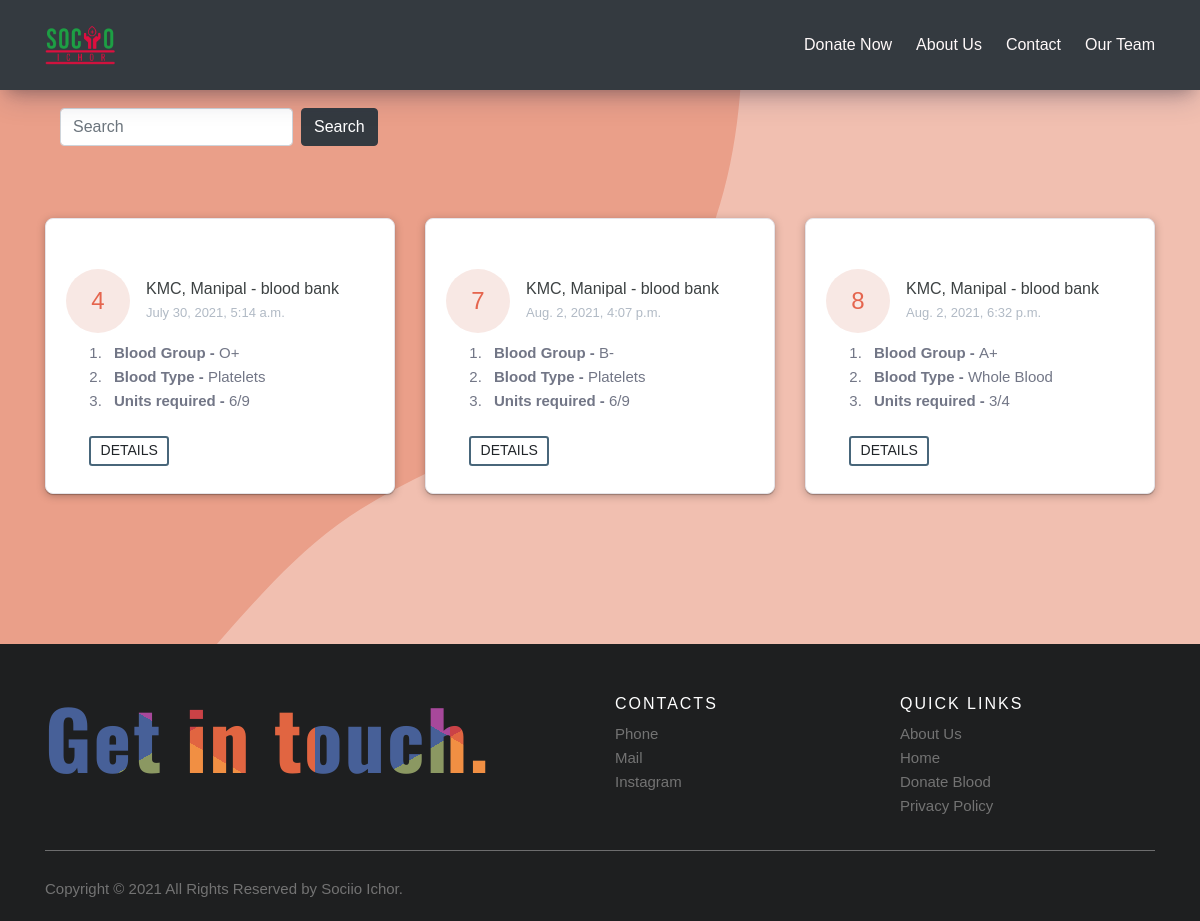
The app's page /donate/ with its own data.
### home/models.py (models this page shows)
class BloodRequest(models.Model):
    blood_request_id = models.AutoField(primary_key=True)
    time_stamp = models.DateTimeField(auto_now_add=True)
    slug = models.SlugField(max_length=400, unique=True, default=None)
    blood_group = models.CharField(
        max_length=20, choices=BG_CHOICES, default=None
    )
    blood_type = models.CharField(
        max_length=50, choices=TYPE, default=None
    )
    acceptable_blood_group = models.CharField(max_length = 100, blank=False )
    Phone = models.CharField(max_length=10, default='')
    units = models.CharField(max_length=5)
    note = models.TextField(default='', blank=True, null=True)
    address = models.TextField(default='', blank=True, null=True)
    hospital_initials = models.CharField(default='KMC', blank=False, null=False, max_length=50 )
    status = models.IntegerField(choices=STATUS, default=0)
    class Meta:
        verbose_name = 'Blood Request'

### home/views.py (the view)
# urls.py: path('donate/', views.BloodListView.as_view(), name='donate'),
class BloodListView(ListView):
    model=BloodRequest
    template_name = 'home/home.html'
    queryset=BloodRequest.objects.filter(status=STATUS_PUBLISH)
    context_object_name='blood'

### home/templates/home/home.html (shortened to what this page needs)
{% extends 'home/base.html' %}
{% block head %}
{% load social_share %}
{% endblock head %}
{% block content %}
<div class="container" style="margin-top: 9%; margin-bottom: 10%;">
    <div class="form-inline text-center container-fluid " >
      <form class="form-inline search-ichor" action="{% url 'home:search-blood' %}" method="get" >
        <input class="form-control mr-sm-2" type="text" name="q" id="q" placeholder="Search" aria-label="Search" >
        <button class="btn btn-dark my-2 my-sm-0" type="submit">Search</button>
      </form>
      </div>
    <div class="row" style="margin-top: 5%;">
     {% for b in blood %}
     <div class="col-lg-4">
        <div class="card card-margin data-aos="fade-up"
        data-aos-anchor-placement="top-bottom"">
            <div class="card-header no-border">
            </div>
            <div class="card-body pt-0">
                <div class="kmc">
                    <div class="kmc-title-wrapper">
                        <div class="kmc-date-primary">
                            <span class="kmc-date-day">{{ b.blood_request_id }}</span>
                        </div>
                        <div class="kmc-blood-info">
                            <span class="kmc-pro-title">KMC, Manipal - blood bank</span>
                            <span class="kmc-blood-time">{{ b.time_stamp}}</span>
                        </div>
                    </div>
                    <ol class="kmc-blood-points">
                        <li class="kmc-blood-item"><span><b>Blood Group - </b>{{ b.blood_group }}</span></li>
                        <li class="kmc-blood-item"><span><b>Blood Type - </b>{{ b.blood_type }}</span></li>
                        <li class="kmc-blood-item"><span><b>Units required - </b>{{ b.units }}</span></li>
                    </ol>
                    <div class="row mx-3">
                        <div class="kmc-blood-action">
                            <a href="{% url 'home:details' b.slug %}" class=" btn btn-sm btn-border-primary">Details</a>
                        </div>
                    </div>
                </div>
            </div>
        </div>
    </div>
     {% endfor %}
    </div>
    </div>
{% endblock content %}

### home/static/home/base-style.css (style rules this page uses)
body { font-family: 'Poppins', sans-serif; font-size: 16px; line-height: 24px; font-weight: 400; width: 100%; color: #212112; background-color: #cc5577; background-size: cover; background-attachment: fixed; overflow-x: hidden !important; transition: all 200ms linear; }
.card-margin { margin-bottom: 1.875rem; }
.card { border: 0; box-shadow: rgba(0, 0, 0, 0.25) 0px 0.0625em 0.0625em, rgba(0, 0, 0, 0.25) 0px 0.125em 0.5em, rgba(255, 255, 255, 0.1) 0px 0px 0px 1px inset; }
.card { position: relative; display: flex; flex-direction: column; min-width: 0; word-wrap: break-word; background-color: #ffffff; background-clip: border-box; border: 1px solid #e6e4e9; border-radius: 8px; }
.card .card-header.no-border { border: 0; }
.card .card-header { background: none; padding: 0 0.9375rem; font-weight: 500; display: flex; align-items: center; min-height: 50px; }
.card-header:first-child { border-radius: calc(8px - 1px) calc(8px - 1px) 0 0; }
.kmc .kmc-title-wrapper { display: flex; align-items: center; }
.kmc .kmc-title-wrapper .kmc-date-primary { display: flex; align-items: center; justify-content: center; flex-direction: column; background-color: #f8e8e4; width: 4rem; height: 4rem; border-radius: 50%; }
.kmc .kmc-title-wrapper .kmc-date-primary .kmc-date-day { color: #e5654e; font-weight: 500; font-size: 1.5rem; line-height: 1; }
.kmc .kmc-title-wrapper .kmc-blood-info { display: flex; flex-direction: column; margin-left: 1rem; }
.kmc .kmc-title-wrapper .kmc-blood-info .kmc-pro-title { color: #3c4142; font-size: 16px; }
.kmc .kmc-title-wrapper .kmc-blood-info .kmc-blood-time { color: #B1BAC5; font-size: 13px; }
.kmc .kmc-blood-points { font-weight: 400; font-size: 15px; margin-top: .5rem; }
.kmc .kmc-blood-points .kmc-blood-item { display: list-item; color: #727686; }
.kmc .kmc-blood-points .kmc-blood-item span { margin-left: .5rem; }
.kmc .kmc-blood-action { text-align: right; }
.kmc .kmc-blood-action a { text-transform: uppercase; }
.btn-sm { border: 2px solid rgb(72, 102, 122); margin: 9%; padding: 3.5%; width: 80px; }

### records on screen
BloodRequest: blood_request_id "4", time_stamp "July 30, 2021, 5:14 a.m.", blood_group "O+", blood_type "Platelets", units "6/9"
BloodRequest: blood_request_id "7", time_stamp "Aug. 2, 2021, 4:07 p.m.", blood_group "B-", blood_type "Platelets", units "6/9"
BloodRequest: blood_request_id "8", time_stamp "Aug. 2, 2021, 6:32 p.m.", blood_group "A+", blood_type "Whole Blood", units "3/4"
